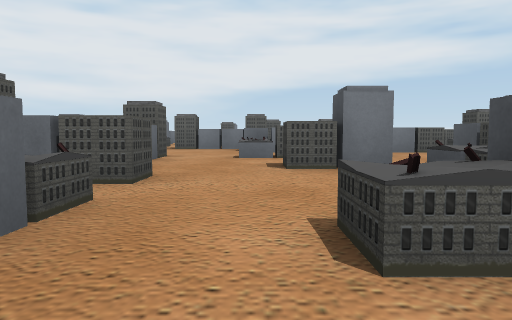
View 1 (above)

24 first-person views from a walk through a Unity game level. The camera is 0.62 m above the floor, tilts 4° down and sees 70° across. The floor is counted in squares, 2 m on a side. Each view is taken from the middle of a square. On the plan, view 1 faces up. The plan holds only what a view shows up to about 9 squares ahead; the rest is blank. The place goes on beyond the plan.

View 2
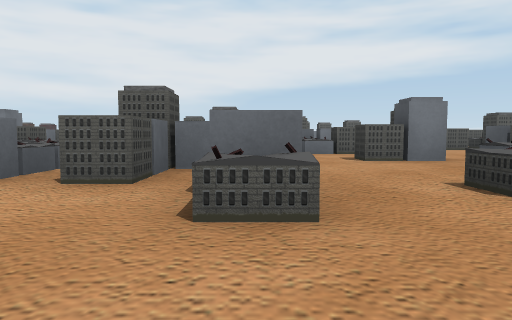

View 3
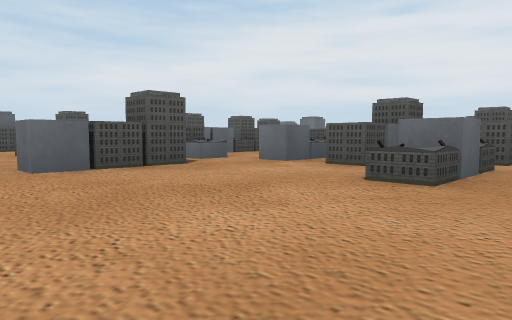

View 4
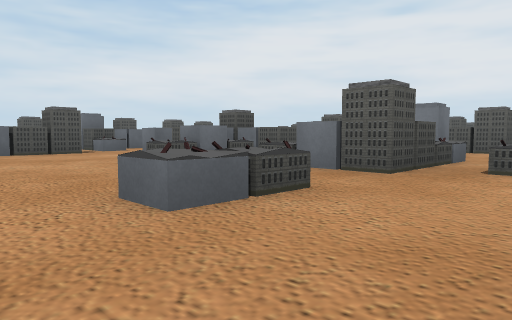

View 5
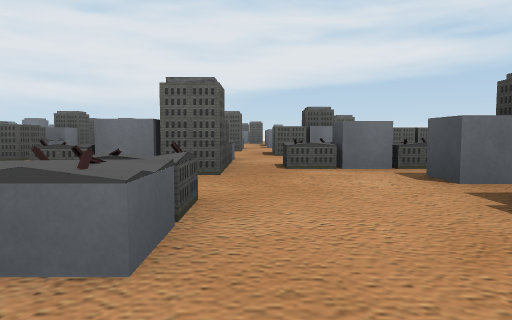

View 6
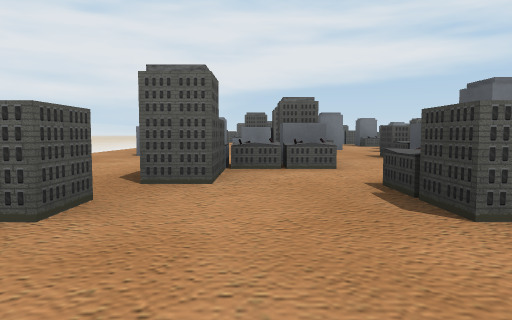

View 7
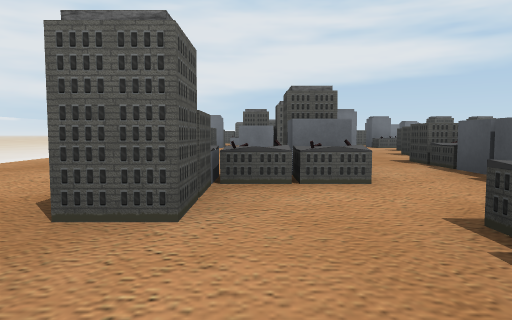

View 8
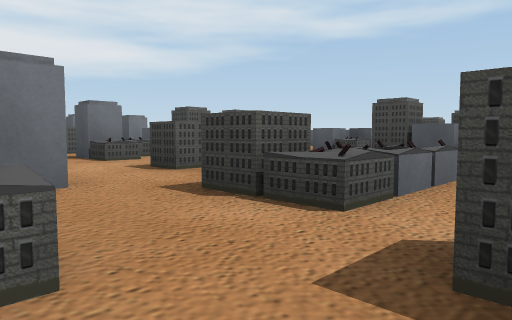

View 9
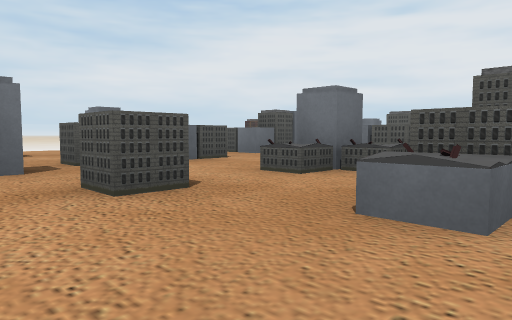

View 10
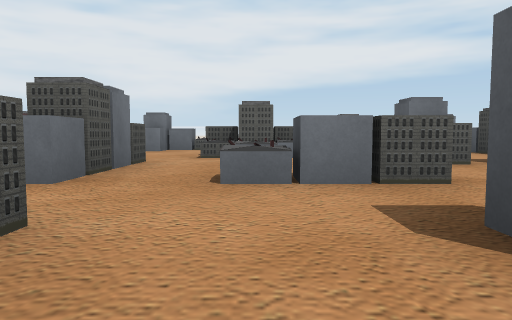

View 11
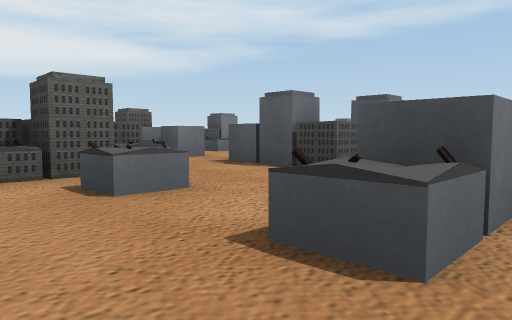

View 12
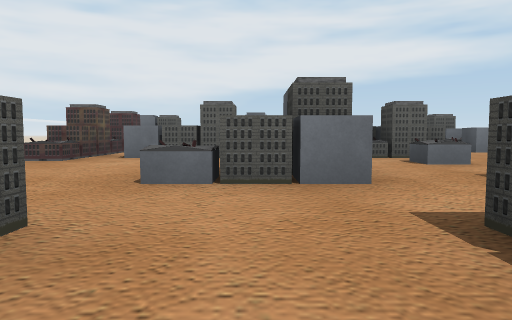

View 13
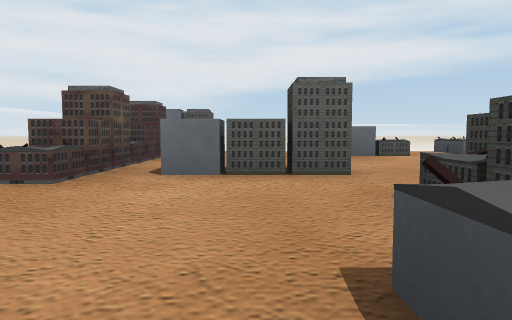

View 14
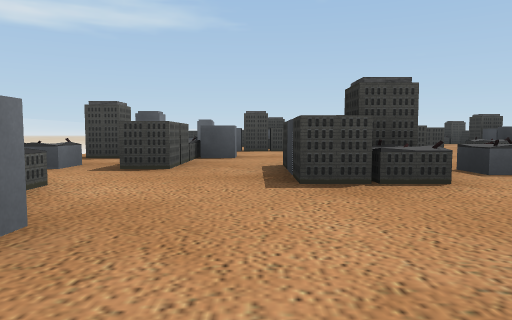

View 15
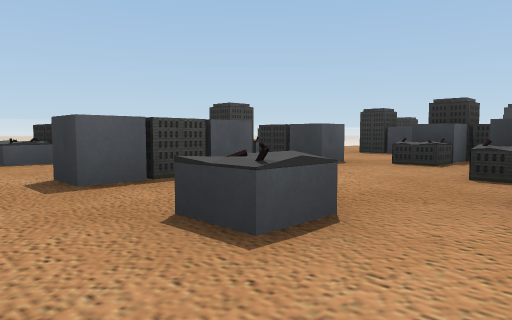

View 16
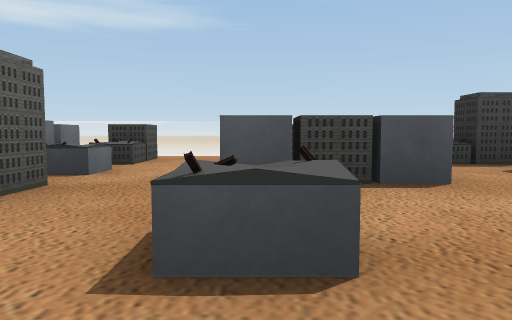

View 17
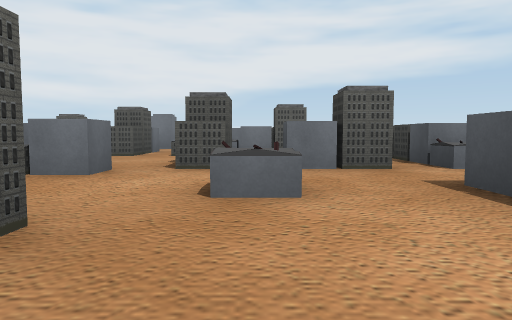

View 18
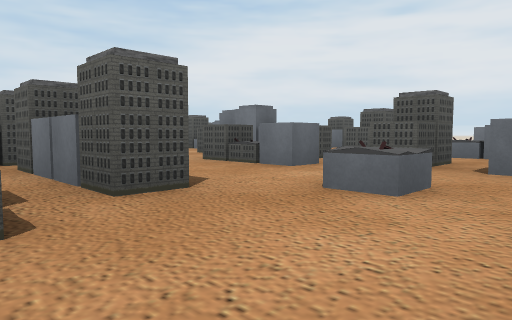

View 19
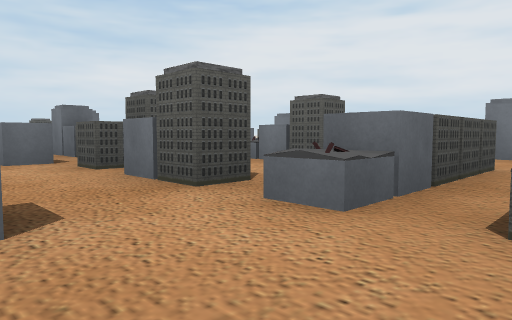

View 20
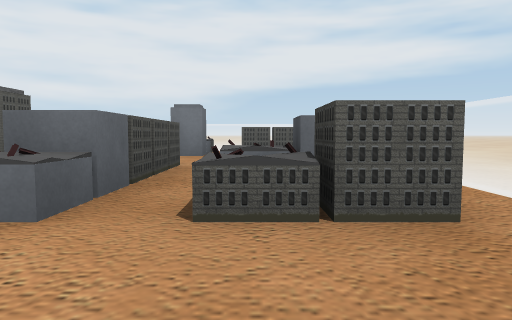

View 21
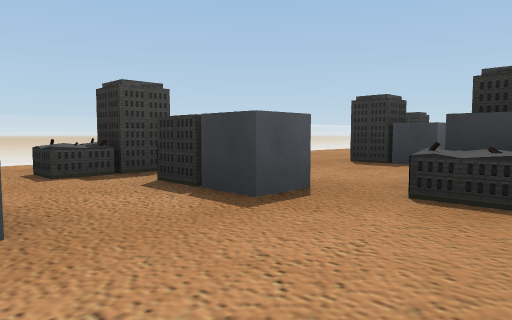

View 22
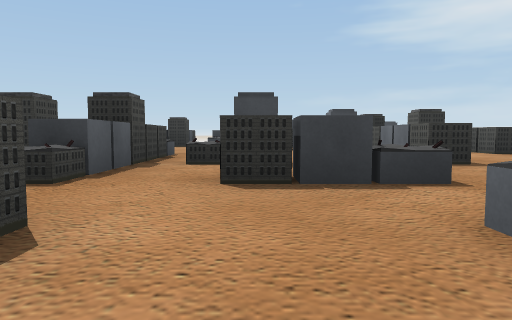

View 23
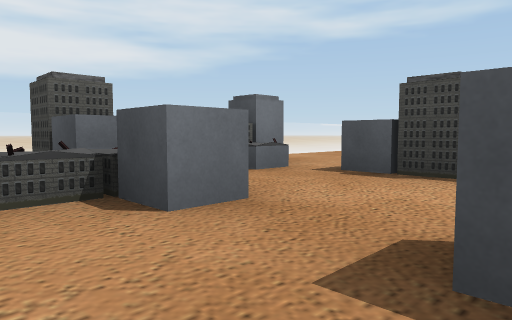

View 24
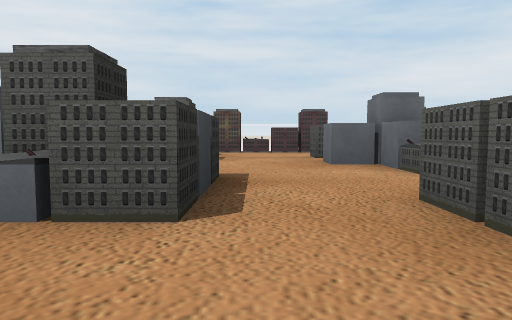

### Floor plan
Key: @ floor where view 1 was taken; # wall or solid block; . floor; = window, fence, low wall or low ledge; ^ raised ledge; O other object.
Columns run from 10 left of view 1 to 6 right of it. Each row starts with its distance up from view 1.
 16 OO   = =   ===
 15    OO.=O O.. OOO
 14 O.OOO.OO...O O
 13 O........O=OOO
 12 #.O.OO.O.....OO.=
 11 =...O^.OOO.OOOO.
 10  ..OOOO=.O......=
  9  .......O..^.O.O
  8   O.O.O.OOO..O.
  7 =...O...O.O..OO.=
  6 =.O..OO....OOOO
  5 =.  .....OOOO.OO
  4 =. OOOO..O.O.O..=
  3  .  .O.=.O..O...
  2  ..OOO.OOO.OOO#.
  1  ..O#OO..O=OO.O.=
  0   OOO..O..@=...
 -1   .....O....=.
 -2    .   .......

Positions as (right, up) in squares from view 1, and headings:
1: (0, 0), facing up
2: (-1, -1), facing up
3: (0, -2), facing up-left
4: (3, -2), facing up-left
5: (2, -2), facing up
6: (-7, -2), facing up
7: (-7, -1), facing up
8: (-6, 3), facing up-right
9: (-2, 5), facing up-left
10: (-5, 7), facing up
11: (-6, 9), facing up-right
12: (-7, 7), facing up
13: (-8, 9), facing up
14: (-8, 13), facing right
15: (0, 10), facing down-right
16: (0, 9), facing right
17: (1, 7), facing up
18: (2, 7), facing up-left
19: (4, 9), facing up-left
20: (4, 9), facing up
21: (1, 8), facing down-right
22: (-4, 12), facing down
23: (-4, 12), facing up-right
24: (-3, 13), facing left
